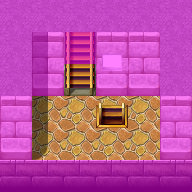

Rendered tile map (Tiled .tmx) drawn with the repository's tilesets; below, a short description and the map source with its tile grids summarised:
An orthogonal 6x6 tile map with 32x32 px tiles, 4 tile layers (Ground, Objects, Above, Walkable), 7 tilesets and 3 objects (2x mapchange, spawn).

<map version="1.0" orientation="orthogonal" width="6" height="6" tilewidth="32" tileheight="32">
    <tileset firstgid="1" name="map_35" tilewidth="32" tileheight="32">
        <image source="../drawable/map_35.png" width="256" height="256" />
    </tileset>
    <tileset firstgid="65" name="map_27" tilewidth="32" tileheight="32">
        <image source="../drawable/map_27.png" width="256" height="256" />
    </tileset>
    <tileset firstgid="129" name="map_25" tilewidth="32" tileheight="32">
        <image source="../drawable/map_25.png" width="256" height="256" />
    </tileset>
    <tileset firstgid="193" name="map_12" tilewidth="32" tileheight="32">
        <image source="../drawable/map_12.png" width="256" height="256" />
    </tileset>
    <tileset firstgid="257" name="map_0" tilewidth="32" tileheight="32">
        <image source="../drawable/map_0.png" width="256" height="256" />
    </tileset>
    <tileset firstgid="321" name="map_1" tilewidth="32" tileheight="32">
        <image source="../drawable/map_1.png" width="256" height="256" />
    </tileset>
    <tileset firstgid="385" name="map_2" tilewidth="32" tileheight="32">
        <image source="../drawable/map_2.png" width="256" height="256" />
    </tileset>
    <layer name="Ground" width="6" height="6">
        <data>[36 cells, 36 non-empty, 5 distinct tile ids]</data>
    </layer>
    <layer name="Objects" width="6" height="6">
        <data>[36 cells, 5 non-empty, 5 distinct tile ids]</data>
    </layer>
    <layer name="Above" width="6" height="6">
        <data>[36 cells, 4 non-empty, 2 distinct tile ids]</data>
    </layer>
    <layer name="Walkable" width="6" height="6">
        <data>[36 cells, 27 non-empty, 1 distinct tile ids]</data>
    </layer>
    <objectgroup name="Mapevents">
        <object name="up" type="mapchange" x="64" y="64" width="32" height="32">
            <properties>
                <property name="map" value="houseatcrossroads4" />
                <property name="place" value="down" />
            </properties>
        </object>
        <object name="down" type="mapchange" x="96" y="96" width="32" height="32">
            <properties>
                <property name="map" value="houseatcrossroads2" />
                <property name="place" value="up" />
            </properties>
        </object>
    </objectgroup>
    <objectgroup name="Spawn">
        <object name="crossroads_guard" type="spawn" x="32" y="128" width="32" height="32">
            <properties>
                <property name="spawngroup" value="crossroads_guard" />
            </properties>
        </object>
    </objectgroup>
    <objectgroup name="Keys" />
</map>
